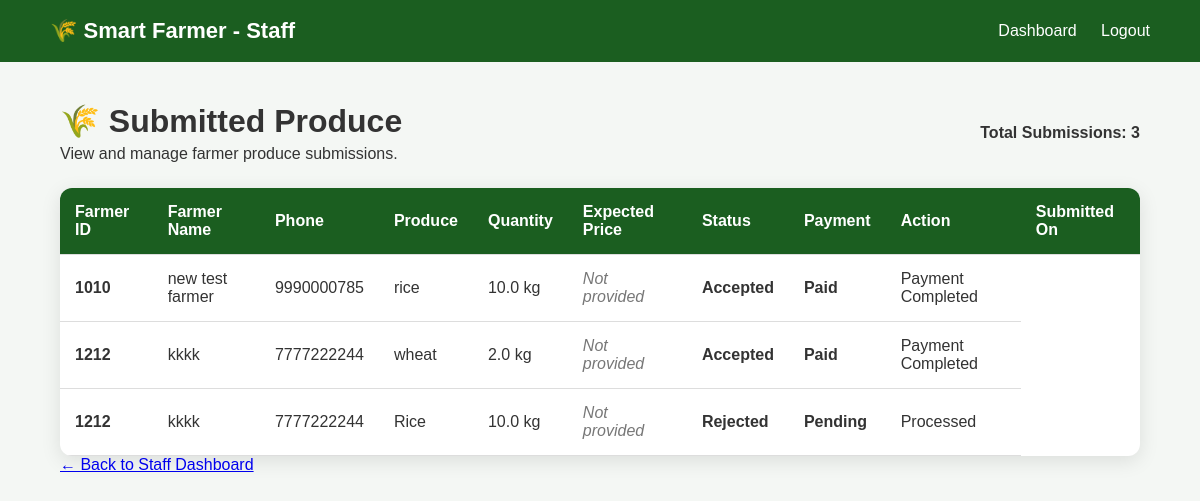
The page /admin/produce (signed in) on the database its author committed.
### tables this page shows
CREATE TABLE produce (

            id INTEGER PRIMARY KEY AUTOINCREMENT,

            farmer_id INTEGER NOT NULL,

            booking_id INTEGER,

            produce_name TEXT NOT NULL,

            quantity REAL NOT NULL,

            unit TEXT NOT NULL,

            expected_price REAL,

            status TEXT NOT NULL DEFAULT 'Submitted',

            created_at TIMESTAMP DEFAULT CURRENT_TIMESTAMP, payment_status TEXT NOT NULL DEFAULT 'Pending',

            FOREIGN KEY (farmer_id)
                REFERENCES farmers(id),

            FOREIGN KEY (booking_id)
                REFERENCES bookings(id)
       );

CREATE TABLE farmers (
            id INTEGER PRIMARY KEY AUTOINCREMENT,
            name TEXT NOT NULL,
            phone TEXT NOT NULL UNIQUE,
            email TEXT,
            address TEXT,
            farmer_id TEXT UNIQUE,
            created_at TIMESTAMP DEFAULT CURRENT_TIMESTAMP
        , password_hash TEXT);

### app.py (the view, shortened to what this page needs)
@app.route("/admin/produce")
def admin_produce():
    connection = get_db_connection()
    produce = connection.execute("""
        SELECT
            produce.id,
            produce.produce_name,
            produce.quantity,
            produce.unit,
            produce.expected_price,
            produce.status,
            produce.payment_status,
            produce.created_at,

            farmers.farmer_id,
            farmers.name,
            farmers.phone

        FROM produce

        JOIN farmers
            ON produce.farmer_id = farmers.id

        ORDER BY produce.created_at DESC

    """).fetchall()
    connection.close()
    return render_template(
        "admin_produce.html",
        produce=produce
    )

### database.py (called while the page is built)
def get_db_connection():
    connection = sqlite3.connect(DATABASE)
    connection.row_factory = sqlite3.Row
    connection.execute("PRAGMA foreign_keys = ON")
    return connection

### templates/admin_produce.html (shortened to what this page needs)
<!DOCTYPE html>
<html lang="en">
<head>
    <link
        rel="stylesheet"
        href="{{ url_for('static', filename='css/style.css') }}">
</head>
<body>
    <nav class="navbar">
        <h2>🌾 Smart Farmer - Staff</h2>
        <div>
            <a href="{{ url_for('admin_dashboard') }}">
                Dashboard
            </a>
            <a href="{{ url_for('admin_logout') }}">
                Logout
            </a>
        </div>
    </nav>
    <div class="admin-page-container">
        <div class="page-header">
            <div>
                <h1>🌾 Submitted Produce</h1>
                <p>
                    View and manage farmer produce submissions.
                </p>
            </div>
            <div>
                <strong>
                    Total Submissions:
                    {{ produce|length }}
                </strong>
            </div>
        </div>
        {% if produce %}
            <div class="table-container">
                <table class="data-table">
                    <thead>
                        <tr>
                            <th>Farmer ID</th>
                            <th>Farmer Name</th>
                            <th>Phone</th>
                            <th>Produce</th>
                            <th>Quantity</th>
                            <th>Expected Price</th>
                            <th>Status</th>
                            <th>Payment</th>
                            <th>Action</th>
                            <th>Submitted On</th>
                        </tr>
                    </thead>
                    <tbody>
                        {% for item in produce %}
                            <tr>
                                <td>
                                    <strong>
                                        {{ item["farmer_id"] }}
                                    </strong>
                                </td>
                                <td>
                                    {{ item["name"] }}
                                </td>
                                <td>
                                    {{ item["phone"] }}
                                </td>
                                <td>
                                    {{ item["produce_name"] }}
                                </td>
                                <td>
                                    {{ item["quantity"] }}
                                    {{ item["unit"] }}
                                </td>
                                <td>
                                    {% if item["expected_price"] is not none %}
                                        ₹{{ "%.2f"|format(item["expected_price"]) }}
                                    {% else %}
                                        <span class="not-provided">
                                            Not provided
                                        </span>
                                    {% endif %}
                                </td>
                                <td>
                                    {% if item["status"] == "Submitted" %}
                                        <span class="produce-status submitted">
                                            Submitted
                                        </span>
                                    {% elif item["status"] == "Accepted" %}
                                        <span class="produce-status accepted">
                                            Accepted
                                        </span>
                                    {% elif item["status"] == "Rejected" %}
                                        <span class="produce-status rejected">
                                            Rejected
                                        </span>
                                    {% else %}
                                        <span class="produce-status">
                                            {{ item["status"] }}
                                        </span>
                                    {% endif %}
                                </td>
                                <td>
                                    {% if item["payment_status"] == "Paid" %}
                                        <span class="produce-status accepted">
                                            Paid
                                        </span>
                                    {% else %}
                                        <span class="produce-status submitted">
                                            Pending
                                        </span>
                                    {% endif %}
                                </td>
                                <td>
                                    {% if item["status"] == "Submitted" %}
                                        <form
                                            method="POST"
                                            action="{{ url_for(
                                                'update_produce_status',
                                                produce_id=item['id']
                                            ) }}"
                                            style="display:inline;">
                                            <input
                                                type="hidden"
                                                name="status"
                                                value="Accepted">
                                            <button
                                                type="submit"
                                                class="action-button">
                                                Accept
                                            </button>
                                        </form>
                                        <form
                                            method="POST"
                                            action="{{ url_for(
                                                'update_produce_status',
                                                produce_id=item['id']
                                            ) }}"
                                            style="display:inline;">
                                            <input
                                                type="hidden"
                                                name="status"
                                                value="Rejected">
                                            <button
                                                type="submit"
                                                class="action-button">
                                                Reject
                                            </button>
                                        </form>
                                    {% elif item["payment_status"] == "Paid" %}
                                        <span>
                                            Payment Completed
                                        </span>
                                    {% else %}
                                        <span>
                                            Processed
                                        </span>
                                    {% endif %}
                                </td>
                            </tr>
                        {% endfor %}
                    </tbody>
                </table>
            </div>
        {% endif %}
        <p>
            <a href="{{ url_for('admin_dashboard') }}">
                ← Back to Staff Dashboard
            </a>
        </p>
    </div>
</body>
</html>

### static/css/style.css (style rules this page uses)
* { margin: 0; padding: 0; box-sizing: border-box; }
body { font-family: Arial, sans-serif; background-color: #f4f7f4; color: #333; }
.navbar { background-color: #1b5e20; color: white; padding: 18px 50px; display: flex; justify-content: space-between; align-items: center; }
.navbar h2 { font-size: 22px; }
.navbar a { color: white; text-decoration: none; margin-left: 20px; }
.admin-page-container { width: 90%; max-width: 1400px; margin: 40px auto; }
.page-header { display: flex; justify-content: space-between; align-items: center; gap: 20px; margin-bottom: 25px; }
.page-header h1 { margin-bottom: 5px; }
.table-container { width: 100%; overflow-x: auto; background: white; border-radius: 12px; box-shadow: 0 5px 20px rgba(0, 0, 0, 0.1); }
.data-table { width: 100%; border-collapse: collapse; min-width: 900px; }
.data-table th, .data-table td { padding: 15px; text-align: left; border-bottom: 1px solid #ddd; }
.data-table th { background-color: #1b5e20; color: white; }
.not-provided { color: #777; font-style: italic; }
.produce-status { font-weight: bold; }
.produce-status.submitted { font-weight: bold; }
.produce-status.accepted { font-weight: bold; }
.produce-status.rejected { font-weight: bold; }

### rows shown on the page
produce: farmer_id "1010", name "new test farmer", phone "9990000785", produce_name "rice", quantity "10.0", unit "kg", status "Accepted", payment_status "Paid"
produce: farmer_id "1212", name "kkkk", phone "7777222244", produce_name "wheat", quantity "2.0", unit "kg", status "Accepted", payment_status "Paid"
produce: farmer_id "1212", name "kkkk", phone "7777222244", produce_name "Rice", quantity "10.0", unit "kg", status "Rejected", payment_status "Pending"

### other values the page prints
{{ produce|length }} "3"
